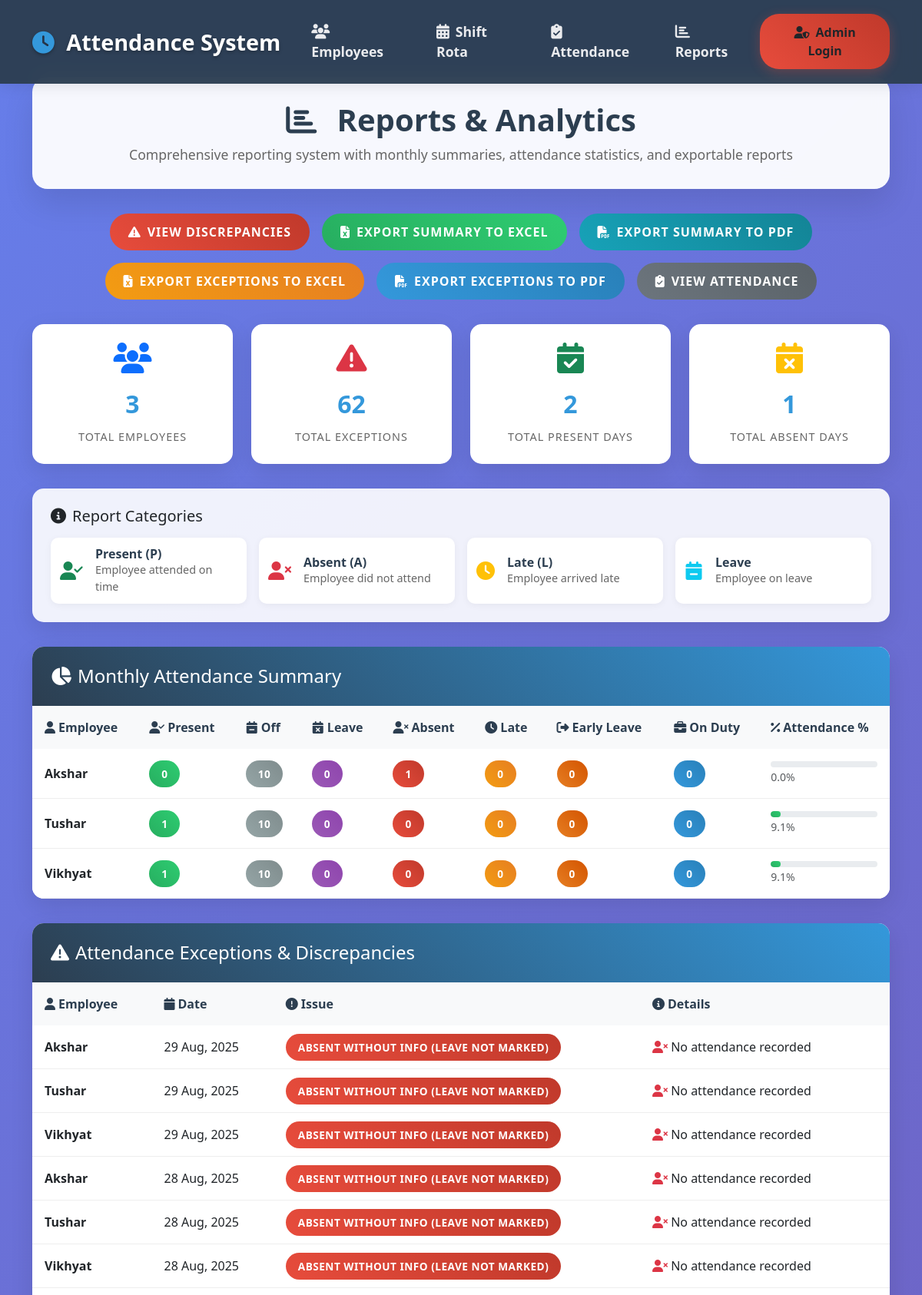
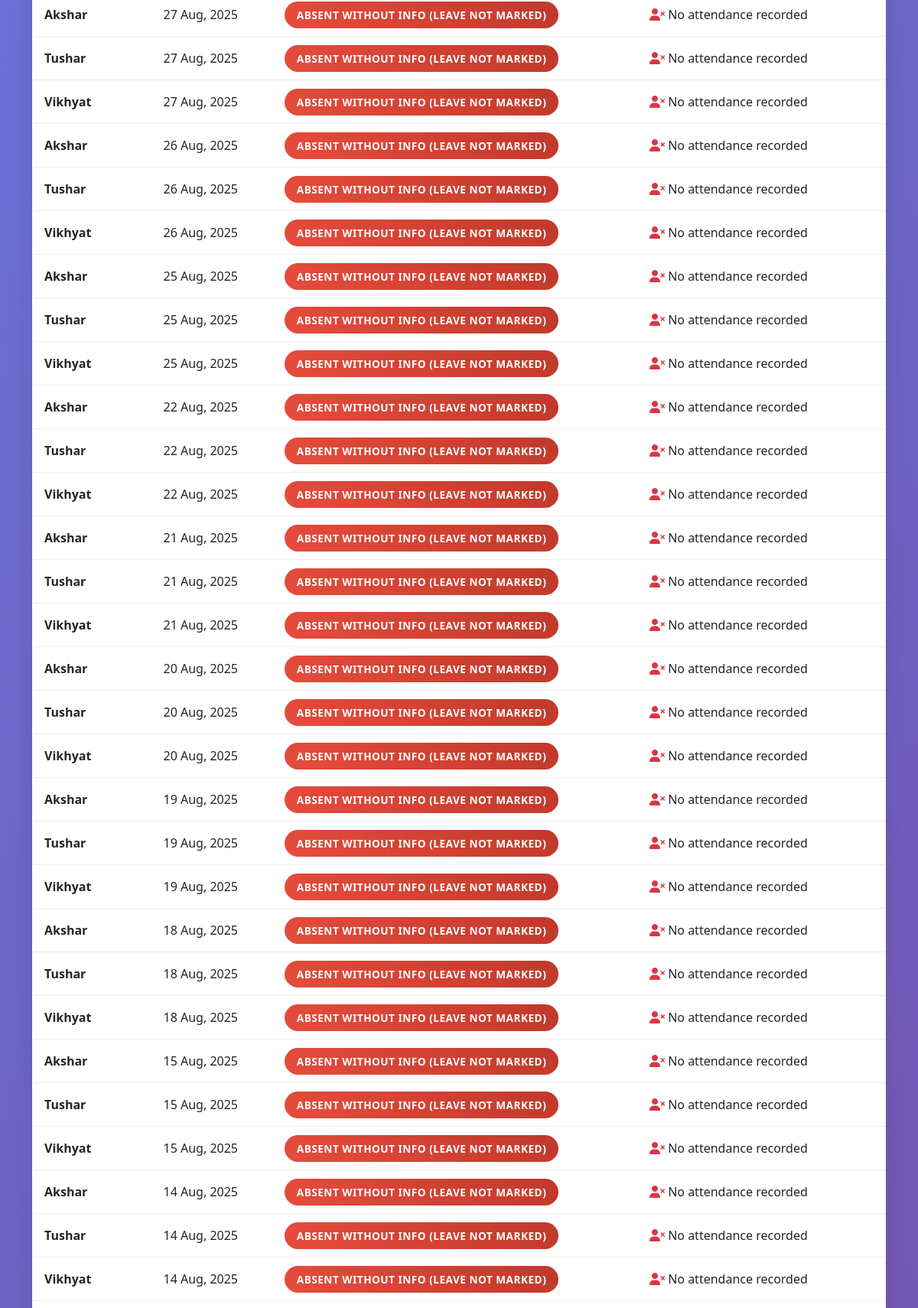
Page /reports (upper part) on the committed database (2 pictures, top to bottom).
### Sarthak-final-main/models.py (models this page shows)
class ExceptionReport(db.Model):
    id = db.Column(db.Integer, primary_key=True)
    employee_id = db.Column(db.Integer, db.ForeignKey('employee.id'))
    date = db.Column(db.Date, nullable=False)
    issue = db.Column(db.String(200))
    status = db.Column(db.String(20), default='pending')  # pending, processed, resolved
    notes = db.Column(db.Text)  # For admin comments/notes
    created_at = db.Column(db.DateTime, default=db.func.current_timestamp())
    updated_at = db.Column(db.DateTime, default=db.func.current_timestamp(), onupdate=db.func.current_timestamp())

class Employee(db.Model):
    id = db.Column(db.Integer, primary_key=True)
    emp_id = db.Column(db.String(20), unique=True, nullable=False)
    name = db.Column(db.String(100), nullable=False)
    designation = db.Column(db.String(100))
    location = db.Column(db.String(100))
    department = db.Column(db.String(100))
    grade = db.Column(db.String(50))
    status = db.Column(db.String(20), default='active')

### Sarthak-final-main/app.py (the view)
@app.route('/reports')
def reports_page():
    today = date.today()
    start_date = date(today.year, today.month, 1)
    if today.month == 12:
        end_date = date(today.year + 1, 1, 1) - timedelta(days=1)
    else:
        end_date = date(today.year, today.month + 1, 1) - timedelta(days=1)
    exceptions = db.session.query(ExceptionReport, Employee).join(
        Employee, ExceptionReport.employee_id==Employee.id
    ).filter(
        ExceptionReport.date >= start_date,
        ExceptionReport.date <= end_date
    ).order_by(ExceptionReport.date.desc()).all()
    employees = Employee.query.all()
    summary_data = []
    for emp in employees:
        records = Attendance.query.filter(
            Attendance.employee_id == emp.id,
            Attendance.date >= start_date,
            Attendance.date <= end_date
        ).all()
        summary = {'name': emp.name, 'P': 0, 'Off': 0, 'Leave': 0, 'A': 0, 'L': 0, 'E': 0, 'OD': 0}
        status_mapping = {
            'P': 'P',
            'A': 'A',
            'L': 'L',
            'E': 'E',
            'OD': 'OD'
        }
        for att in records:
            if att.status in status_mapping:
                summary[status_mapping[att.status]] += 1
        rotas = ShiftRota.query.filter(
            ShiftRota.employee_id == emp.id,
            ShiftRota.date >= start_date,
            ShiftRota.date <= end_date
        ).all()
        for rota in rotas:
            shift = ShiftType.query.get(rota.shift_type_id)
            if shift and shift.code == 'Off':
                summary['Off'] += 1
            if shift and shift.code == 'Leave':
                summary['Leave'] += 1
        summary_data.append(summary)
    return render_template('reports.html', exceptions=exceptions, summary_data=summary_data)

### Sarthak-final-main/app.py (called while the page is built)
def is_admin_logged_in():
    return session.get('admin', False)

### Sarthak-final-main/templates/reports.html (shortened to what this page needs)
<!DOCTYPE html>
<html lang="en">
<head>
    <link href="https://cdn.jsdelivr.net/npm/bootstrap@5.3.0/dist/css/bootstrap.min.css" rel="stylesheet">
    <link href="https://cdnjs.cloudflare.com/ajax/libs/font-awesome/6.4.0/css/all.min.css" rel="stylesheet">
</head>
<body>
    <nav class="navbar navbar-expand-lg navbar-dark fixed-top">
        <div class="container">
            <a class="navbar-brand" href="/">
                <i class="fas fa-clock"></i>
                Attendance System
            </a>
            <div class="collapse navbar-collapse" id="navbarNav">
                <ul class="navbar-nav me-auto mb-2 mb-lg-0">
                    <li class="nav-item">
                        <a class="nav-link" href="/employee">
                            <i class="fas fa-users"></i>Employees
                        </a>
                    </li>
                    <li class="nav-item">
                        <a class="nav-link" href="/rota">
                            <i class="fas fa-calendar-alt"></i>Shift Rota
                        </a>
                    </li>
                    <li class="nav-item">
                        <a class="nav-link" href="/attendance">
                            <i class="fas fa-clipboard-check"></i>Attendance
                        </a>
                    </li>
                    <li class="nav-item">
                        <a class="nav-link active" href="/reports">
                            <i class="fas fa-chart-bar"></i>Reports
                        </a>
                    </li>
                </ul>
                {% if is_admin_logged_in() %}
                    <div class="dropdown">
                        <button class="btn btn-admin dropdown-toggle" type="button" id="adminDropdown" data-bs-toggle="dropdown" aria-expanded="false">
                            <i class="fas fa-user-shield"></i>Admin
                        </button>
                        <ul class="dropdown-menu dropdown-menu-end" aria-labelledby="adminDropdown">
                            <li><a class="dropdown-item" href="/admin/employees">
                                <i class="fas fa-users me-2"></i>Manage Employees
                            </a></li>
                            <li><hr class="dropdown-divider"></li>
                            <li><a class="dropdown-item" href="/admin/logout">
                                <i class="fas fa-sign-out-alt me-2"></i>Logout
                            </a></li>
                        </ul>
                    </div>
                {% else %}
                    <a href="/admin/login" class="btn btn-admin">
                        <i class="fas fa-user-shield"></i>Admin Login
                    </a>
                {% endif %}
            </div>
        </div>
    </nav>
    <div class="container" style="margin-top: 100px;">
        <div class="page-header">
            <h1 class="page-title">
                <i class="fas fa-chart-bar me-3"></i>
                Reports & Analytics
            </h1>
            <p class="page-subtitle">
                Comprehensive reporting system with monthly summaries, attendance statistics, and exportable reports
            </p>
        </div>
        <div class="action-buttons">
            <a href="/exceptions" class="btn-custom btn-danger-custom">
                <i class="fas fa-exclamation-triangle me-2"></i>View Discrepancies
            </a>
            <a href="/export_reports_excel" class="btn-custom btn-success-custom">
                <i class="fas fa-file-excel me-2"></i>Export Summary to Excel
            </a>
            <a href="/export_reports_pdf" class="btn-custom btn-info-custom">
                <i class="fas fa-file-pdf me-2"></i>Export Summary to PDF
            </a>
            <a href="/export_exceptions_excel" class="btn-custom btn-warning-custom">
                <i class="fas fa-file-excel me-2"></i>Export Exceptions to Excel
            </a>
            <a href="/export_exceptions_pdf" class="btn-custom btn-primary-custom">
                <i class="fas fa-file-pdf me-2"></i>Export Exceptions to PDF
            </a>
            <a href="/attendance" class="btn-custom btn-secondary-custom">
                <i class="fas fa-clipboard-check me-2"></i>View Attendance
            </a>
        </div>
        <div class="stats-cards">
            <div class="stat-card">
                <i class="fas fa-users stat-icon text-primary"></i>
                <span class="stat-number">{{ summary_data|length }}</span>
                <div class="stat-label">Total Employees</div>
            </div>
            <div class="stat-card">
                <i class="fas fa-exclamation-triangle stat-icon text-danger"></i>
                <span class="stat-number">{{ exceptions|length }}</span>
                <div class="stat-label">Total Exceptions</div>
            </div>
            <div class="stat-card">
                <i class="fas fa-calendar-check stat-icon text-success"></i>
                <span class="stat-number">{{ summary_data|sum(attribute='P') }}</span>
                <div class="stat-label">Total Present Days</div>
            </div>
            <div class="stat-card">
                <i class="fas fa-calendar-times stat-icon text-warning"></i>
                <span class="stat-number">{{ summary_data|sum(attribute='A') }}</span>
                <div class="stat-label">Total Absent Days</div>
            </div>
        </div>
        <div class="analytics-info">
            <h5 class="mb-3">
                <i class="fas fa-info-circle me-2"></i>Report Categories
            </h5>
            <div class="info-grid">
                <div class="info-item">
                    <i class="fas fa-user-check info-icon text-success"></i>
                    <div class="info-content">
                        <h6>Present (P)</h6>
                        <p>Employee attended on time</p>
                    </div>
                </div>
                <div class="info-item">
                    <i class="fas fa-user-times info-icon text-danger"></i>
                    <div class="info-content">
                        <h6>Absent (A)</h6>
                        <p>Employee did not attend</p>
                    </div>
                </div>
                <div class="info-item">
                    <i class="fas fa-clock info-icon text-warning"></i>
                    <div class="info-content">
                        <h6>Late (L)</h6>
                        <p>Employee arrived late</p>
                    </div>
                </div>
                <div class="info-item">
                    <i class="fas fa-calendar-minus info-icon text-info"></i>
                    <div class="info-content">
                        <h6>Leave</h6>
                        <p>Employee on leave</p>
                    </div>
                </div>
            </div>
        </div>
        <div class="report-section">
            <div class="section-header">
                <h4 class="mb-0">
                    <i class="fas fa-chart-pie me-2"></i>Monthly Attendance Summary
                </h4>
            </div>
            <div class="table-responsive">
                <table class="table table-hover mb-0">
                    <thead>
                        <tr>
                            <th><i class="fas fa-user me-1"></i>Employee</th>
                            <th><i class="fas fa-user-check me-1"></i>Present</th>
                            <th><i class="fas fa-calendar-minus me-1"></i>Off</th>
                            <th><i class="fas fa-calendar-times me-1"></i>Leave</th>
                            <th><i class="fas fa-user-times me-1"></i>Absent</th>
                            <th><i class="fas fa-clock me-1"></i>Late</th>
                            <th><i class="fas fa-sign-out-alt me-1"></i>Early Leave</th>
                            <th><i class="fas fa-briefcase me-1"></i>On Duty</th>
                            <th><i class="fas fa-percentage me-1"></i>Attendance %</th>
                        </tr>
                    </thead>
                    <tbody>
                        {% if summary_data %}
                            {% for summary in summary_data %}
                            {% set total_days = summary.P + summary.Off + summary.Leave + summary.A + summary.L + summary.E + summary.OD %}
                            {% set attendance_rate = ((summary.P + summary.OD) / total_days * 100) if total_days > 0 else 0 %}
                            <tr>
                                <td><strong>{{ summary.name }}</strong></td>
                                <td>
                                    <span class="summary-badge badge-present">{{ summary.P }}</span>
                                </td>
                                <td>
                                    <span class="summary-badge badge-off">{{ summary.Off }}</span>
                                </td>
                                <td>
                                    <span class="summary-badge badge-leave">{{ summary.Leave }}</span>
                                </td>
                                <td>
                                    <span class="summary-badge badge-absent">{{ summary.A }}</span>
                                </td>
                                <td>
                                    <span class="summary-badge badge-late">{{ summary.L }}</span>
                                </td>
                                <td>
                                    <span class="summary-badge badge-early">{{ summary.E }}</span>
                                </td>
                                <td>
                                    <span class="summary-badge badge-duty">{{ summary.OD }}</span>
                                </td>
                                <td>
                                    <div class="progress-bar-custom">
                                        <div class="progress-fill progress-present" style="width: {{ attendance_rate }}%"></div>
                                    </div>
                                    <small class="text-muted">{{ "%.1f"|format(attendance_rate) }}%</small>
                                </td>
                            </tr>
                            {% endfor %}
                        {% endif %}
                    </tbody>
                </table>
            </div>
        </div>
        <div class="report-section">
            <div class="section-header">
                <h4 class="mb-0">
                    <i class="fas fa-exclamation-triangle me-2"></i>Attendance Exceptions & Discrepancies
                </h4>
            </div>
            <div class="table-responsive">
                <table class="table table-hover mb-0">
                    <thead>
                        <tr>
                            <th><i class="fas fa-user me-1"></i>Employee</th>
                            <th><i class="fas fa-calendar me-1"></i>Date</th>
                            <th><i class="fas fa-exclamation-circle me-1"></i>Issue</th>
                            <th><i class="fas fa-info-circle me-1"></i>Details</th>
                        </tr>
                    </thead>
                    <tbody>
                        {% if exceptions %}
                            {% for exception, emp in exceptions %}
                            <tr>
                                <td><strong>{{ emp.name or 'N/A' }}</strong></td>
                                <td>{{ exception.date.strftime('%d %b, %Y') if exception.date else 'N/A' }}</td>
                                <td>
                                    <span class="summary-badge badge-absent">
                                        {{ exception.issue or 'N/A' }}
                                    </span>
                                </td>
                                <td>
                                    {% if 'Late' in exception.issue %}
                                        <i class="fas fa-clock text-warning"></i> Arrived after scheduled time
                                    {% elif 'Absent' in exception.issue %}
                                        <i class="fas fa-user-times text-danger"></i> No attendance recorded
                                    {% elif 'mismatch' in exception.issue %}
                                        <i class="fas fa-exchange-alt text-info"></i> Shift schedule conflict
                                    {% else %}
                                        <i class="fas fa-info-circle text-secondary"></i> Attendance discrepancy
                                    {% endif %}
                                </td>
                            </tr>
                            {% endfor %}
                        {% endif %}
                    </tbody>
                </table>
            </div>
        </div>
    </div>
</body>
</html>

### rows in the picture
ExceptionReport: name "Akshar", P "0", Off "10", Leave "0", A "1", L "0", E "0", OD "0", attendance_rate "0.0", date "29 Aug, 2025", issue "ABSENT WITHOUT INFO (LEAVE NOT MARKED)", shows "No attendance recorded"
ExceptionReport: name "Tushar", P "1", Off "10", Leave "0", A "0", L "0", E "0", OD "0", {{ attendance_rate }} 9.090909090909092 (drawn), attendance_rate "9.1", date "29 Aug, 2025", issue "ABSENT WITHOUT INFO (LEAVE NOT MARKED)", shows "No attendance recorded"
ExceptionReport: name "Vikhyat", P "1", Off "10", Leave "0", A "0", L "0", E "0", OD "0", {{ attendance_rate }} 9.090909090909092 (drawn), attendance_rate "9.1", date "29 Aug, 2025", issue "ABSENT WITHOUT INFO (LEAVE NOT MARKED)", shows "No attendance recorded"
ExceptionReport: name "Akshar", date "28 Aug, 2025", issue "ABSENT WITHOUT INFO (LEAVE NOT MARKED)", shows "No attendance recorded"
ExceptionReport: name "Tushar", date "28 Aug, 2025", issue "ABSENT WITHOUT INFO (LEAVE NOT MARKED)", shows "No attendance recorded"
ExceptionReport: name "Vikhyat", date "28 Aug, 2025", issue "ABSENT WITHOUT INFO (LEAVE NOT MARKED)", shows "No attendance recorded"
ExceptionReport: name "Akshar", date "27 Aug, 2025", issue "ABSENT WITHOUT INFO (LEAVE NOT MARKED)", shows "No attendance recorded"
ExceptionReport: name "Tushar", date "27 Aug, 2025", issue "ABSENT WITHOUT INFO (LEAVE NOT MARKED)", shows "No attendance recorded"
ExceptionReport: name "Vikhyat", date "27 Aug, 2025", issue "ABSENT WITHOUT INFO (LEAVE NOT MARKED)", shows "No attendance recorded"
ExceptionReport: name "Akshar", date "26 Aug, 2025", issue "ABSENT WITHOUT INFO (LEAVE NOT MARKED)", shows "No attendance recorded"
ExceptionReport: name "Tushar", date "26 Aug, 2025", issue "ABSENT WITHOUT INFO (LEAVE NOT MARKED)", shows "No attendance recorded"
ExceptionReport: name "Vikhyat", date "26 Aug, 2025", issue "ABSENT WITHOUT INFO (LEAVE NOT MARKED)", shows "No attendance recorded"
ExceptionReport: name "Akshar", date "25 Aug, 2025", issue "ABSENT WITHOUT INFO (LEAVE NOT MARKED)", shows "No attendance recorded"
ExceptionReport: name "Tushar", date "25 Aug, 2025", issue "ABSENT WITHOUT INFO (LEAVE NOT MARKED)", shows "No attendance recorded"
ExceptionReport: name "Vikhyat", date "25 Aug, 2025", issue "ABSENT WITHOUT INFO (LEAVE NOT MARKED)", shows "No attendance recorded"
ExceptionReport: name "Akshar", date "22 Aug, 2025", issue "ABSENT WITHOUT INFO (LEAVE NOT MARKED)", shows "No attendance recorded"
ExceptionReport: name "Tushar", date "22 Aug, 2025", issue "ABSENT WITHOUT INFO (LEAVE NOT MARKED)", shows "No attendance recorded"
ExceptionReport: name "Vikhyat", date "22 Aug, 2025", issue "ABSENT WITHOUT INFO (LEAVE NOT MARKED)", shows "No attendance recorded"
ExceptionReport: name "Akshar", date "21 Aug, 2025", issue "ABSENT WITHOUT INFO (LEAVE NOT MARKED)", shows "No attendance recorded"
ExceptionReport: name "Tushar", date "21 Aug, 2025", issue "ABSENT WITHOUT INFO (LEAVE NOT MARKED)", shows "No attendance recorded"
ExceptionReport: name "Vikhyat", date "21 Aug, 2025", issue "ABSENT WITHOUT INFO (LEAVE NOT MARKED)", shows "No attendance recorded"
ExceptionReport: name "Akshar", date "20 Aug, 2025", issue "ABSENT WITHOUT INFO (LEAVE NOT MARKED)", shows "No attendance recorded"
ExceptionReport: name "Tushar", date "20 Aug, 2025", issue "ABSENT WITHOUT INFO (LEAVE NOT MARKED)", shows "No attendance recorded"
ExceptionReport: name "Vikhyat", date "20 Aug, 2025", issue "ABSENT WITHOUT INFO (LEAVE NOT MARKED)", shows "No attendance recorded"
ExceptionReport: name "Akshar", date "19 Aug, 2025", issue "ABSENT WITHOUT INFO (LEAVE NOT MARKED)", shows "No attendance recorded"
ExceptionReport: name "Tushar", date "19 Aug, 2025", issue "ABSENT WITHOUT INFO (LEAVE NOT MARKED)", shows "No attendance recorded"
ExceptionReport: name "Vikhyat", date "19 Aug, 2025", issue "ABSENT WITHOUT INFO (LEAVE NOT MARKED)", shows "No attendance recorded"
ExceptionReport: name "Akshar", date "18 Aug, 2025", issue "ABSENT WITHOUT INFO (LEAVE NOT MARKED)", shows "No attendance recorded"
ExceptionReport: name "Tushar", date "18 Aug, 2025", issue "ABSENT WITHOUT INFO (LEAVE NOT MARKED)", shows "No attendance recorded"
ExceptionReport: name "Vikhyat", date "18 Aug, 2025", issue "ABSENT WITHOUT INFO (LEAVE NOT MARKED)", shows "No attendance recorded"
ExceptionReport: name "Akshar", date "15 Aug, 2025", issue "ABSENT WITHOUT INFO (LEAVE NOT MARKED)", shows "No attendance recorded"
ExceptionReport: name "Tushar", date "15 Aug, 2025", issue "ABSENT WITHOUT INFO (LEAVE NOT MARKED)", shows "No attendance recorded"
ExceptionReport: name "Vikhyat", date "15 Aug, 2025", issue "ABSENT WITHOUT INFO (LEAVE NOT MARKED)", shows "No attendance recorded"
ExceptionReport: name "Akshar", date "14 Aug, 2025", issue "ABSENT WITHOUT INFO (LEAVE NOT MARKED)", shows "No attendance recorded"
ExceptionReport: name "Tushar", date "14 Aug, 2025", issue "ABSENT WITHOUT INFO (LEAVE NOT MARKED)", shows "No attendance recorded"
ExceptionReport: name "Vikhyat", date "14 Aug, 2025", issue "ABSENT WITHOUT INFO (LEAVE NOT MARKED)", shows "No attendance recorded"

### other values in the picture
{{ summary_data|length }} "3"
{{ exceptions|length }} "62"
{{ summary_data|sum(attribute='P') }} "2"
{{ summary_data|sum(attribute='A') }} "1"
